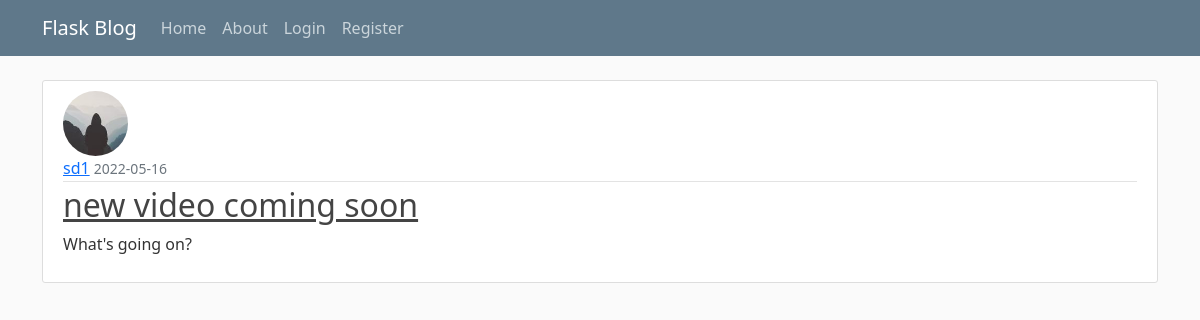
Screenshot of /post/3 with the database file from the repository.
### flaskblog/models.py (models this page shows, shortened)
class User(db.Model,UserMixin):
    id = db.Column(db.Integer,primary_key=True)
    username = db.Column(db.String(25),unique=True,nullable=False)
    email = db.Column(db.String(100),unique=True,nullable=False)
    image_file = db.Column(db.String(60),nullable=False,default='default.jpg')
    password = db.Column(db.String(60),nullable=False)
    posts = db.relationship('Post',backref='author',lazy=True)

class Post(db.Model):
    id = db.Column(db.Integer,primary_key=True)
    title = db.Column(db.String(25),nullable=False)
    date_posted = db.Column(db.DateTime,nullable=False,default=datetime.utcnow)
    content = db.Column(db.Text,nullable=False)
    user_id = db.Column(db.Integer,db.ForeignKey('user.id'),nullable=False)

### flaskblog/routes.py (the view)
@app.route('/post/<int:post_id>')
def post(post_id):
    post = Post.query.get_or_404(post_id)
    return render_template('post.html',post=post)

### flaskblog/templates/post.html (shortened to what this page needs)
{% extends "layout.html" %}
{% block content %}
<article class="media content-section">
    <img class="rounded-circle article-img" src="{{ url_for('static',filename='images/'+ post.author.image_file) }}">
    <div class="media-body">
      <div class="article-metadata">
        <a class="mr-2" href="#">{{ post.author.username }}</a>
        <small class="text-muted">{{ post.date_posted.strftime('%Y-%m-%d') }}</small>
      </div>
      <h2><a class="article-title" href="#">{{ post.title }}</a></h2>
      <p class="article-content">{{ post.content }}</p>
    </div>
</article>
{% endblock content %}

### flaskblog/static/main.css (style rules this page uses)
body { background: #fafafa; color: #333333; margin-top: 5rem; }
h1, h2, h3, h4, h5, h6 { color: #444444; }
.content-section { background: #ffffff; padding: 10px 20px; border: 1px solid #dddddd; border-radius: 3px; margin-bottom: 20px; }
.article-title { color: #444444; }
.article-content { white-space: pre-line; }
.article-img { height: 65px; width: 65px; margin-right: 16px; }
.article-metadata { padding-bottom: 1px; margin-bottom: 4px; border-bottom: 1px solid #e3e3e3 }

### rows the page displays
User: image_file (picture), author.username "sd1"
Post: date_posted "2022-05-16", title "new video coming soon", content "What's going on?"
